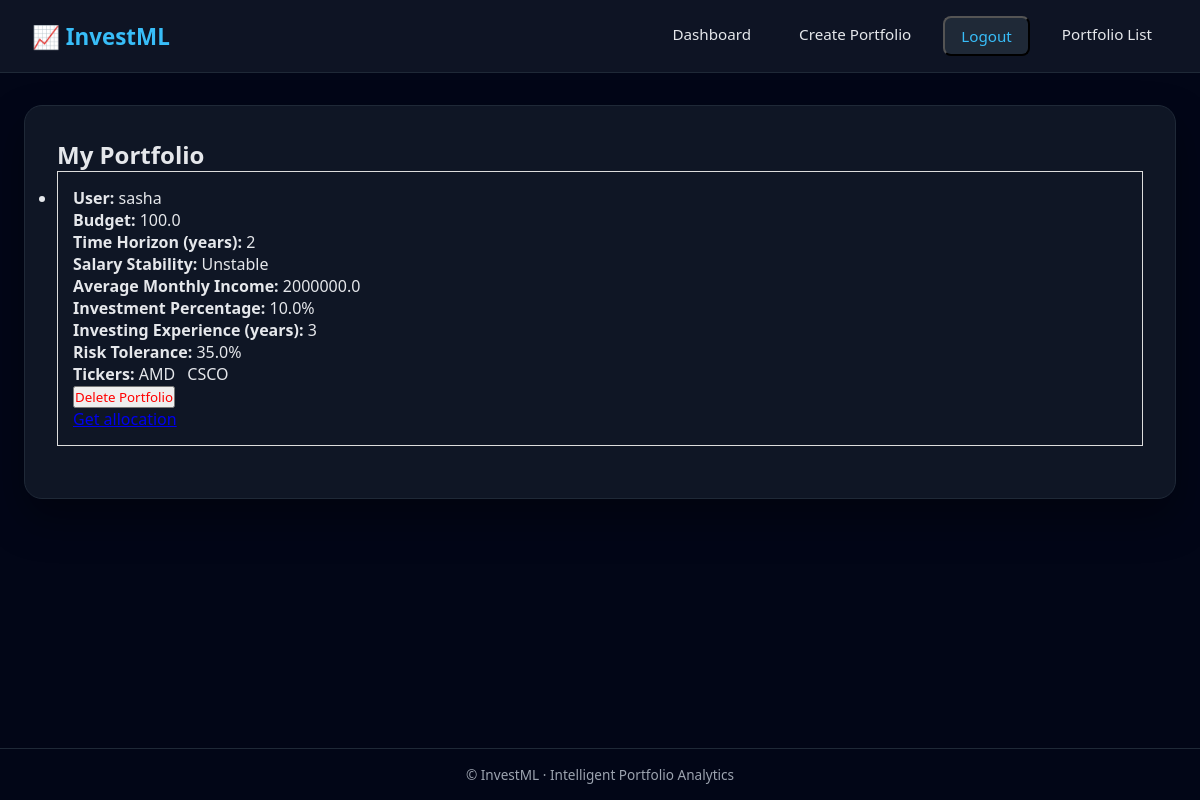
The page /portfolio_list/ (signed in) on the database as committed earlier.
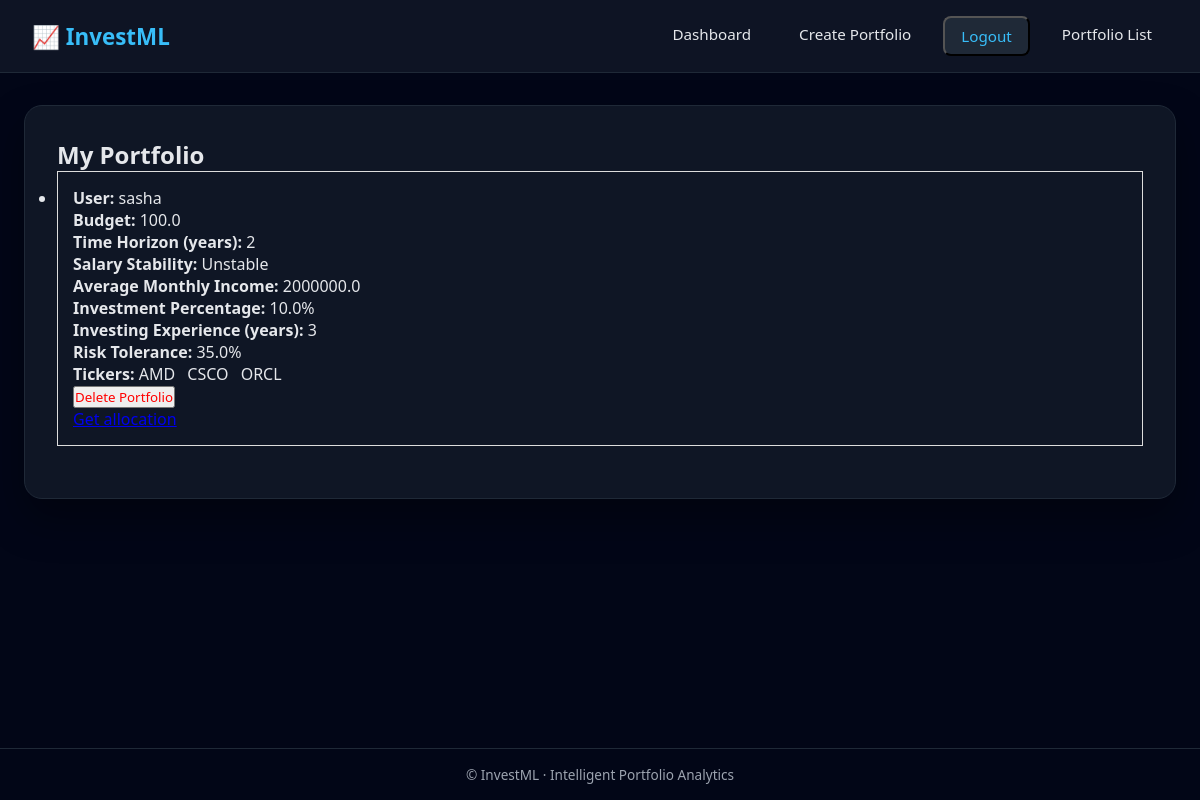
The same page on the database as committed later.
### investML/models.py (models this page shows, shortened)
class  Portfolio(models.Model):
    STABILITY_CHOICES = [
        (1, "Very unstable"),
        (2, "Unstable"),
        (3, "Average"),
        (4, "Stable"),
        (5, "Very stable"),
    ]
    user = models.OneToOneField(
        settings.AUTH_USER_MODEL,
        on_delete=models.CASCADE,
        related_name="portfolios"
    )
    budget = models.FloatField(default=0)
    time_horizon_years = models.PositiveIntegerField(
        help_text="How many years until you need this money"
    )
    salary_stability = models.IntegerField(
        choices=STABILITY_CHOICES
    )
    average_monthly_income = models.FloatField(default=0)
    investment_percentage = models.FloatField(
        help_text="Percentage of savings to invest (0–100)"
    )
    investing_experience_years = models.IntegerField(
        help_text="Years of investing experience (0–4)"
    )
    tickers =  models.ManyToManyField(Tickers, related_name='portfolios')
    risk =   models.FloatField(default=0.0)
    MAX_TICKERS = 10

class Tickers(models.Model):
    ticker = models.CharField(max_length=100)
    prediction = models.FloatField(default=42.0)
    user = models.ForeignKey(
        settings.AUTH_USER_MODEL,
        on_delete=models.CASCADE,
        related_name="tickers",default=None
    )
    def __str__(self):
        return self.ticker

### investML/views.py (the view)
# urls.py: path("portfolio_list/", portfolio_list, name="portfolio_list"),
@login_required
def portfolio_list(request):
    portfolios = Portfolio.objects.filter(user=request.user)
    return render(
        request,
        "portfolio_list.html",
        {"portfolios": portfolios}
    )

### investML/templates/portfolio_list.html (shortened to what this page needs)
{% extends 'base.html' %}
{% block content %}
<h2>My Portfolio</h2>
<ul>
    {% for p in portfolios %}
        <li style="margin-bottom: 20px; padding: 15px; border: 1px solid #ddd;">
            <p><strong>User:</strong> {{ p.user.username }}</p>
            <p><strong>Budget:</strong> {{ p.budget }}</p>
            <p><strong>Time Horizon (years):</strong> {{ p.time_horizon_years }}</p>
            <p><strong>Salary Stability:</strong> {{ p.get_salary_stability_display }}</p>
            <p><strong>Average Monthly Income:</strong> {{ p.average_monthly_income }}</p>
            <p><strong>Investment Percentage:</strong> {{ p.investment_percentage }}%</p>
            <p><strong>Investing Experience (years):</strong> {{ p.investing_experience_years }}</p>
            <p><strong>Risk Tolerance:</strong> {{ p.risk}}%</p>
            <p><strong>Tickers:</strong>
                {% for t in p.tickers.all %}
                    <span style="margin-right: 8px;">{{ t }}</span>
                {% empty %}
                    <em>No tickers selected</em>
                {% endfor %}
            </p>
            <form method="post" action="{% url 'delete_portfolio' p.id %}">
                <button type="submit" style="color:red;">
                    Delete Portfolio
                </button>
            </form>
            <a href ="{% url 'allocation'  %}">Get allocation</a>
        </li>
    {% empty %}
        <li>No portfolios yet</li>
    {% endfor %}
</ul>
{% endblock content %}

Rows that differ between the two databases and show on the page:
added Tickers: ticker "ORCL"
